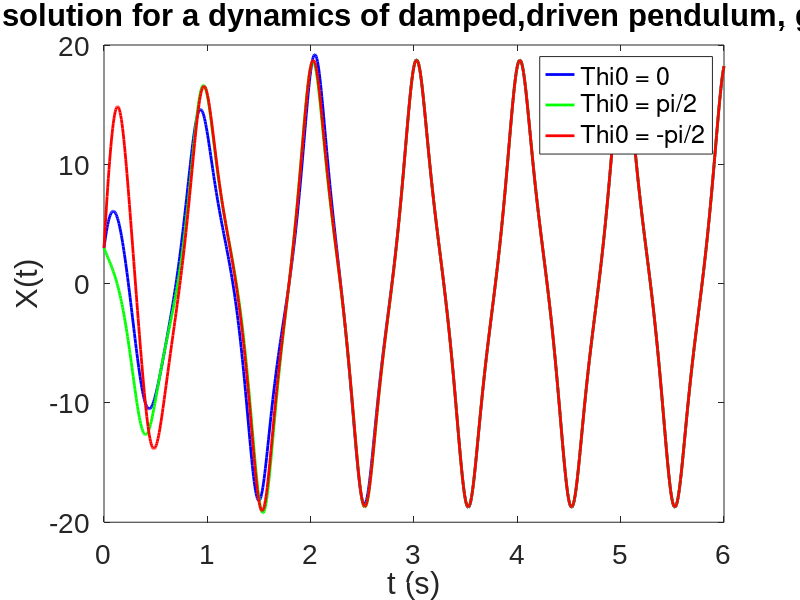
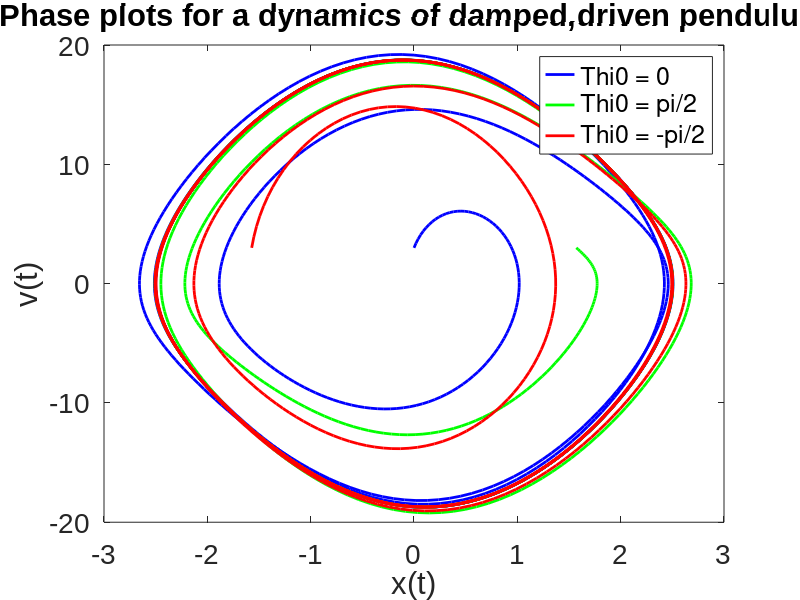

MATLAB code for these plots, in order:
# solution to problem 4 homework set 9
# part b
 trange = linspace(0,6,1000);
 
 %% Defining initial conditions
Thi0 = 0; % m
dThi0 = 3; % m/s
R0 = [Thi0;dThi0]; % Initial condition arrayfun
Thipi = pi/2;
R1 = [Thipi,dThi0];
ThipiN = -pi/2;
R2 = [ThipiN,dThi0];
function [dx_dt] = sho_ode(X,t)

  % initial conditions
  gamma = 0.9; 
  w = 2*pi; % omega
  w_0 = 1.5*w ;% omega_0
  Beta = w_0/4; % Beta 
  
  X1 = X(1);
  X2 = X(2);
  dX1 = X2;
  dX2 = ((w_0^2)*gamma*cos(w*t))-2*Beta*X2-(w_0^2)*sin(X1);
  dx_dt = [dX1;dX2];
end
[results] = lsode('sho_ode',R0,trange);
[results1] = lsode('sho_ode',R1,trange);
[results2] = lsode('sho_ode',R2,trange);
figure(1); clf
plot(trange,results(:,2),'b-','linewidth',2);
hold on
plot(trange, results1(:,2),'g-','linewidth',2);
hold on
plot(trange, results2(:,2),'r-','linewidth',2);
xlabel('t (s)')
ylabel('X(t)')
set(gca,'fontname','Arial','fontsize',20)
xlim([trange(1),trange(end)]);
title("Numerical solution for a dynamics of damped,driven pendulum, gamma = 0.9");
legend ({"Thi0 = 0", "Thi0 = pi/2","Thi0 = -pi/2"}, "location", "best");
print figure1.pdf    # The extension specifies the format
%print -djpg figure1  # Will produce "figure1.jpg" file

%phase plots
figure(2); clf
plot(results(:,1),results(:,2),'b-','linewidth',2);
hold on
plot(results1(:,1), results1(:,2),'g-','linewidth',2);
hold on
plot(results2(:,1), results2(:,2),'r-','linewidth',2);
xlabel('x(t)')
ylabel('v(t)')
set(gca,'fontname','Arial','fontsize',20)
#xlim([trange(1),trange(end)]);
title("Phase plots for a dynamics of damped,driven pendulum");
legend ({"Thi0 = 0", "Thi0 = pi/2","Thi0 = -pi/2"}, "location", "best");
print figure2.pdf    # The extension specifies the format
%print -djpg figure1  # Will produce "figure1.jpg" file